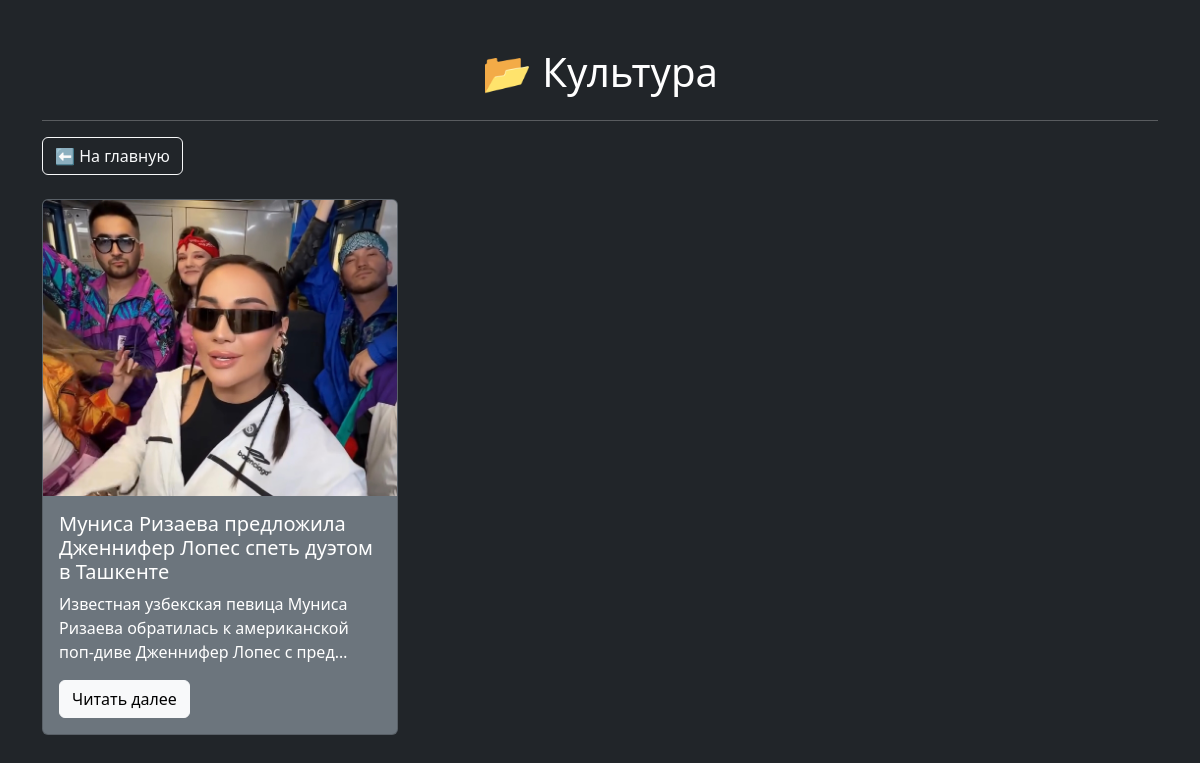
The app's page /category/4/ with its own data.
### index/models.py (models this page shows, shortened)
class NewsCategory(models.Model):
    class Meta:
        verbose_name_plural = 'Категории новостей'
    category_name = models.CharField(max_length= 16)
    added_date = models.DateTimeField(auto_now_add =True)

class News(models.Model):
    class Meta:
        verbose_name_plural = 'Новости'
    name = models.CharField(max_length=128)
    text = models.TextField()
    news_photo = models.ImageField(upload_to='media', null=True, blank=True)
    news_category = models.ForeignKey(NewsCategory,
                                 on_delete=models.CASCADE)
    added_date = models.DateTimeField(auto_now_add=True)

### index/views.py (the view)
# urls.py: path('category/<int:pk>/', views.category_page, name='category'),
def category_page(request, pk):
    category = NewsCategory.objects.get(id=pk)
    news = News.objects.filter(news_category=category)
    context = {
        'category': category,
        'news': news
    }
    return render(request, 'category.html', context)

### index/templates/category.html (shortened to what this page needs)
<!DOCTYPE html>
<html lang="ru">
<head>
    <link rel="stylesheet" href="https://cdn.jsdelivr.net/npm/bootstrap@5.3.3/dist/css/bootstrap.min.css">
</head>
<body class="bg-dark text-white">
<div class="container py-5">
    <h1 class="text-center mb-4">📂 {{ category.category_name }}</h1>
    <hr class="text-white">
    <a href="/" class="btn btn-outline-light mb-4">⬅️ На главную</a>
    <div class="row g-4">
        {% for n in news %}
        <div class="col-md-4">
            <div class="card bg-secondary text-white h-100">
                {% if n.news_photo %}
                <img src="{{ n.news_photo.url }}" class="card-img-top" alt="Фото новости">
                {% endif %}
                <div class="card-body">
                    <h5 class="card-title">{{ n.name }}</h5>
                    <p class="card-text">{{ n.text|truncatechars:100 }}</p>
                    <a href="/news/{{ n.id }}" class="btn btn-light">Читать далее</a>
                </div>
            </div>
        </div>
        {% endfor %}
    </div>
</div>
</body>
</html>

### records on screen
NewsCategory: category_name "Культура"
News: news_photo (picture), name "Муниса Ризаева предложила Дженнифер Лопес спеть дуэтом в Ташкенте", text "Известная узбекская певица Муниса Ризаева обратилась к американской поп-диве Дженнифер Лопес с пред…"
